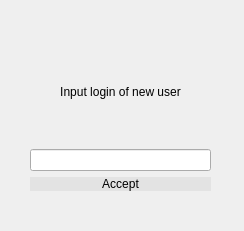
<?xml version="1.0" encoding="UTF-8"?>
<ui version="4.0">
 <class>newUserDialog</class>
 <widget class="QDialog" name="newUserDialog">
  <property name="geometry">
   <rect>
    <x>0</x>
    <y>0</y>
    <width>244</width>
    <height>231</height>
   </rect>
  </property>
  <property name="windowTitle">
   <string>Dialog</string>
  </property>
  <widget class="QWidget" name="">
   <property name="geometry">
    <rect>
     <x>30</x>
     <y>40</y>
     <width>181</width>
     <height>151</height>
    </rect>
   </property>
   <layout class="QVBoxLayout" name="verticalLayout">
    <item>
     <widget class="QLabel" name="label">
      <property name="styleSheet">
       <string notr="true">font: 14pt &quot;Oswald&quot;;</string>
      </property>
      <property name="text">
       <string>Input login of new user</string>
      </property>
      <property name="alignment">
       <set>Qt::AlignCenter</set>
      </property>
     </widget>
    </item>
    <item>
     <widget class="QLineEdit" name="lineEdit"/>
    </item>
    <item>
     <widget class="QPushButton" name="accept">
      <property name="styleSheet">
       <string notr="true">
background-color: rgb(227, 227, 227);
font: 16pt &quot;Oswald&quot;;
color: rgb(0, 0, 0);
border-radius: 10;</string>
      </property>
      <property name="text">
       <string>Accept</string>
      </property>
     </widget>
    </item>
   </layout>
  </widget>
 </widget>
 <resources/>
 <connections/>
</ui>
